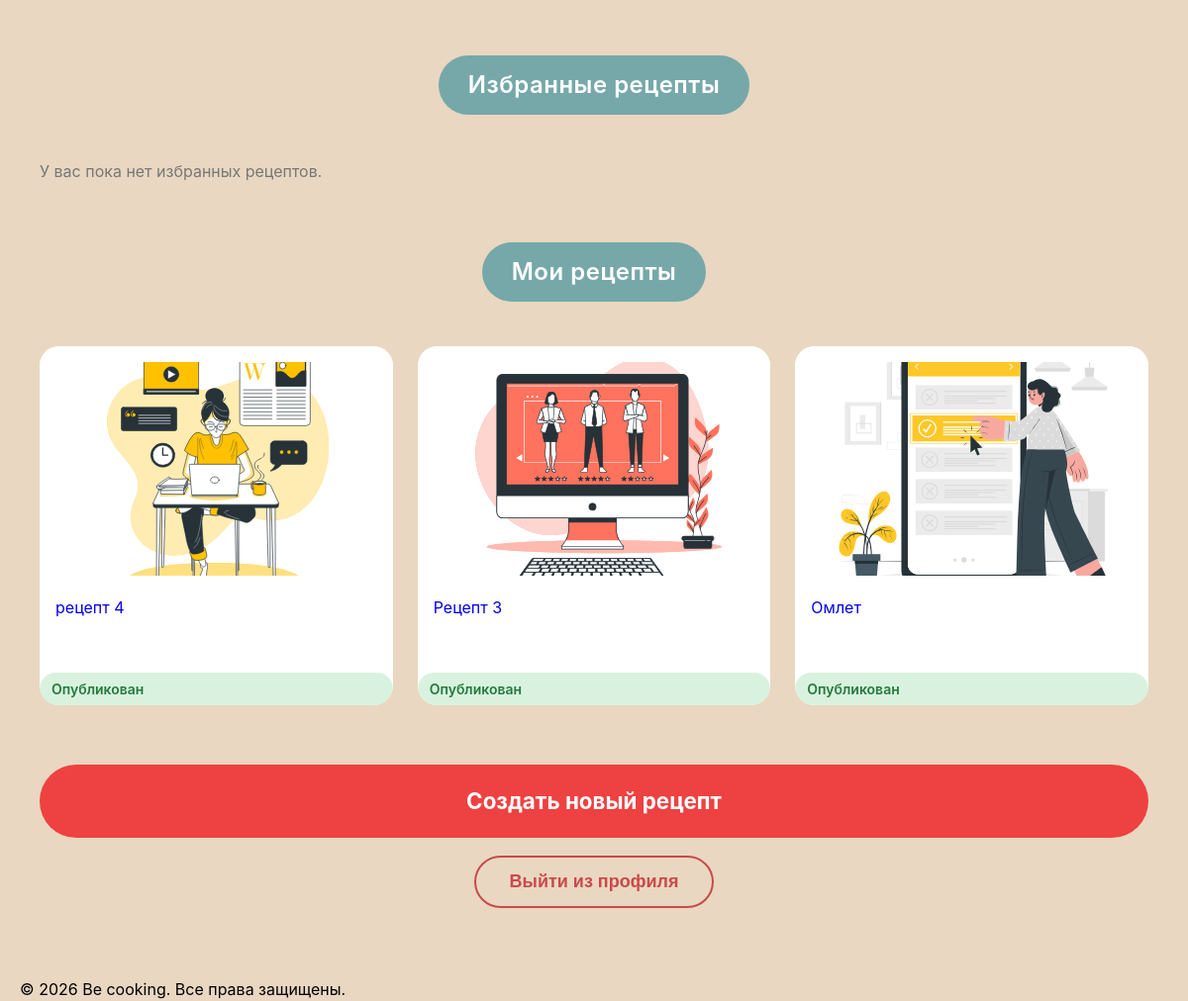
/profile (signed in, lower part), run on an earlier commit of the app's database.
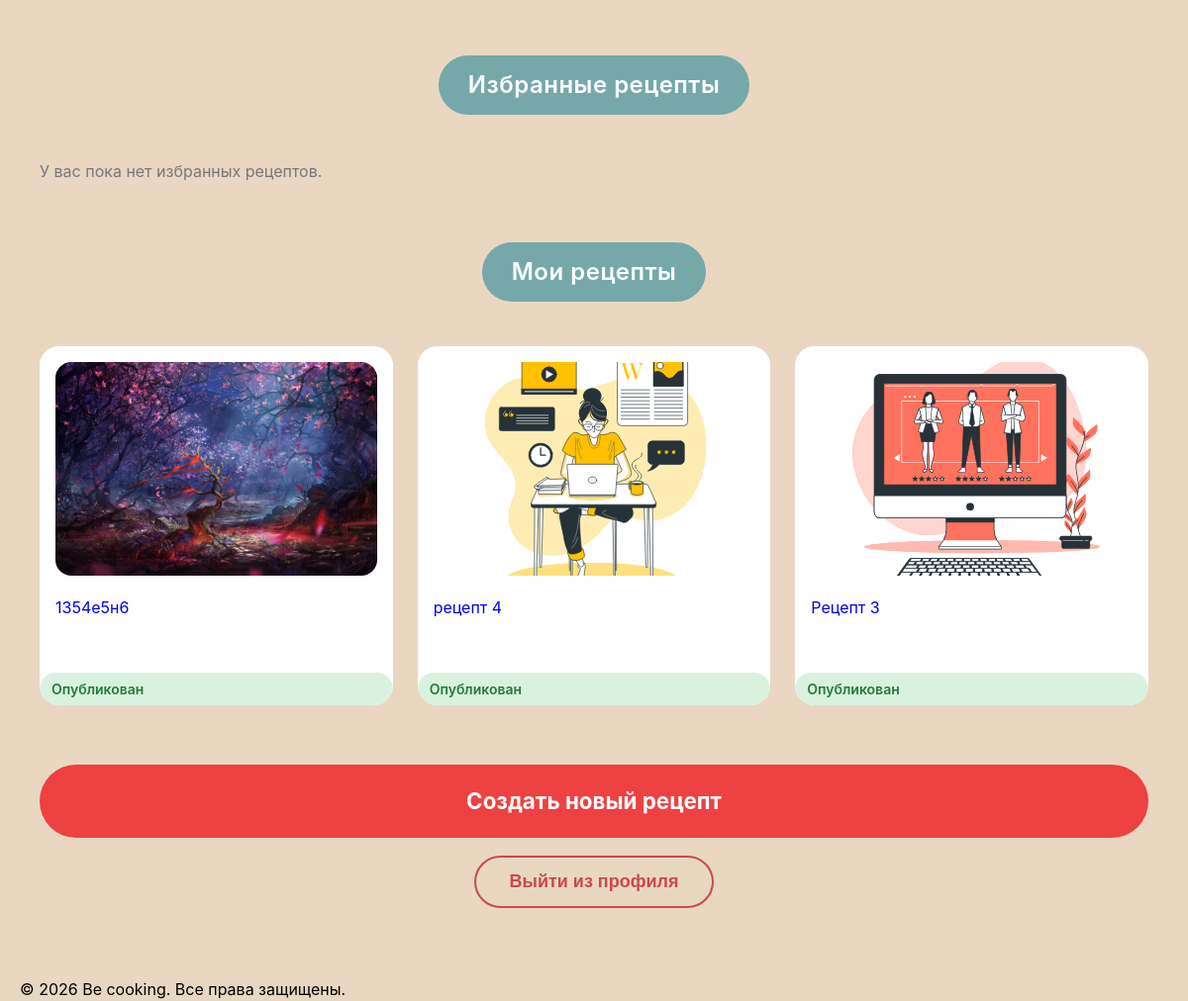
And on a later commit of the database.
### models.py (models this page shows)
class Recipe(db.Model):
    __tablename__ = 'recipe'
    id = db.Column(db.Integer, primary_key=True)
    title = db.Column(db.String(200), nullable=False)
    description = db.Column(db.Text)
    author_id = db.Column(db.Integer, db.ForeignKey('user.id'), nullable=False)
    status = db.Column(db.Enum(RecipeStatusEnum), nullable=False, default=RecipeStatusEnum.PENDING)
    created_at = db.Column(db.DateTime, default=datetime.utcnow)
    updated_at = db.Column(db.DateTime, default=datetime.utcnow, onupdate=datetime.utcnow)
    main_image_url = db.Column(db.String(300))
    ingredients = db.Column(db.JSON)  # В SQLAlchemy JSON может хранить массивы
    steps = db.relationship('RecipeStep', backref='recipe', lazy='dynamic', cascade='all, delete-orphan')
    comments = db.relationship('Comment', backref='recipe', lazy='dynamic', cascade='all, delete-orphan')
    notes = db.relationship('Note', backref='recipe', lazy='dynamic', cascade='all, delete-orphan')
    favorites = db.relationship('Favorite', backref='recipe', lazy='dynamic', cascade='all, delete-orphan')
    cart_items = db.relationship('CartItem', backref='recipe', lazy='dynamic', cascade='all, delete-orphan')

### routes/user_routes.py (the view)
@app.route('/profile')
@login_required
def profile():
    rank = calculate_user_rank(current_user)
    my_recipes = Recipe.query.filter_by(
        author_id=current_user.id
    ).order_by(
        Recipe.created_at.desc()
    ).limit(3).all()
    favorite_recipes = (
        Recipe.query
        .join(Favorite, Favorite.recipe_id == Recipe.id)
        .filter(Favorite.user_id == current_user.id)
        .order_by(Favorite.created_at.desc())
        .limit(3)
        .all()
    )
    return render_template(
        'profile/profile.html',
        user=current_user,
        rank=rank,
        my_recipes=my_recipes,
        favorite_recipes=favorite_recipes
    )

### app.py (called while the page is built)
@login_manager.user_loader
def load_user(user_id):
    return User.query.get(int(user_id))

@app.context_processor
def inject_enums():
    return dict(UserRoleEnum=UserRoleEnum)

### routes/user_routes.py (called while the page is built)
def calculate_user_rank(user):
    published_count = Recipe.query.filter_by(
        author_id=user.id,
        status=RecipeStatusEnum.PUBLISHED
    ).count()
    pending_count = Recipe.query.filter_by(
        author_id=user.id,
        status=RecipeStatusEnum.PENDING
    ).count()
    rejected_count = Recipe.query.filter_by(
        author_id=user.id,
        status=RecipeStatusEnum.REJECTED
    ).count()
    score = published_count * 10 + pending_count * 3 - rejected_count * 2
    if score < 10:
        rank = 'Новичок'
    elif score < 30:
        rank = 'Домашний кулинар'
    elif score < 60:
        rank = 'Опытный автор'
    elif score < 100:
        rank = 'Кулинарный эксперт'
    else:
        rank = 'Шеф Be cooking'
    return rank

### templates/profile/profile.html (shortened to what this page needs)
{% extends 'base/base.html' %}
{% block main_class %}profile-main{% endblock %}
{% block content %}
<div class="profile-section">
    <div class="section-title-wrapper">
        <a href="{{ url_for('favorites') }}" style="text-decoration: none;">
            <h2 class="section-title section-title-wide">Избранные рецепты</h2>
        </a>
    </div>
    <div class="profile-cards-row">
        {% for recipe in favorite_recipes %}
        <div class="card-wide">
            <a href="{{ url_for('recipe_detail', recipe_id=recipe.id) }}">
                <div class="card-inner-wide">
                    <div class="card-image-wide">
                        <img src="{{ recipe.image_url }}" alt="{{ recipe.title }}">
                    </div>
                    <div class="card-text-wide">{{ recipe.title }}</div>
                </div>
            </a>
        </div>
        {% else %}
        <p class="profile-empty-text">У вас пока нет избранных рецептов.</p>
        {% endfor %}
    </div>
</div>
<div class="profile-section">
    <div class="section-title-wrapper">
        <a href="{{ url_for('my_recipes') }}" style="text-decoration: none;">
            <h2 class="section-title section-title-wide">Мои рецепты</h2>
        </a>
    </div>
    <div class="profile-cards-row">
        {% for recipe in my_recipes %}
        <div class="card-wide">
            <a href="{{ url_for('recipe_manage', recipe_id=recipe.id) }}" style="text-decoration: none;">
                <div class="card-inner-wide">
                    <div class="card-image-wide">
                        <img
                                src="{{ recipe.main_image_url if recipe.main_image_url else 'https://placehold.co/300x200' }}"
                                alt="{{ recipe.title }}"
                        >
                    </div>
                    <div class="card-text-wide">{{ recipe.title }}</div>
                    {% if recipe.status.value == 'published' %}
                    <div class="recipe-status recipe-status-published">Опубликован</div>
                    {% elif recipe.status.value == 'pending' %}
                    <div class="recipe-status recipe-status-pending">На модерации</div>
                    {% elif recipe.status.value == 'rejected' %}
                    <div class="recipe-status recipe-status-rejected">Отклонён</div>
                    {% endif %}
                </div>
            </a>
        </div>
        {% else %}
        <p class="profile-empty-text">У вас пока нет рецептов.</p>
        {% endfor %}
    </div>
</div>
<div class="profile-footer">
    <a href="{{ url_for('recipe_add') }}" class="create-recipe-btn" style="text-decoration:none; text-align:center;">
        Создать новый рецепт
    </a>
    <form id="logout-form" action="{{ url_for('logout') }}" method="POST">
        <button type="button" class="logout-btn" id="open-logout-modal">
            Выйти из профиля
        </button>
    </form>
</div>
{% endblock %}

What changed in the data, as far as the page shows it:
no longer on this page (row unchanged): Recipe: main_image_url (picture), title "Омлет", status "Опубликован"
added Recipe: main_image_url (picture), title "1354е5н6", status "Опубликован"
